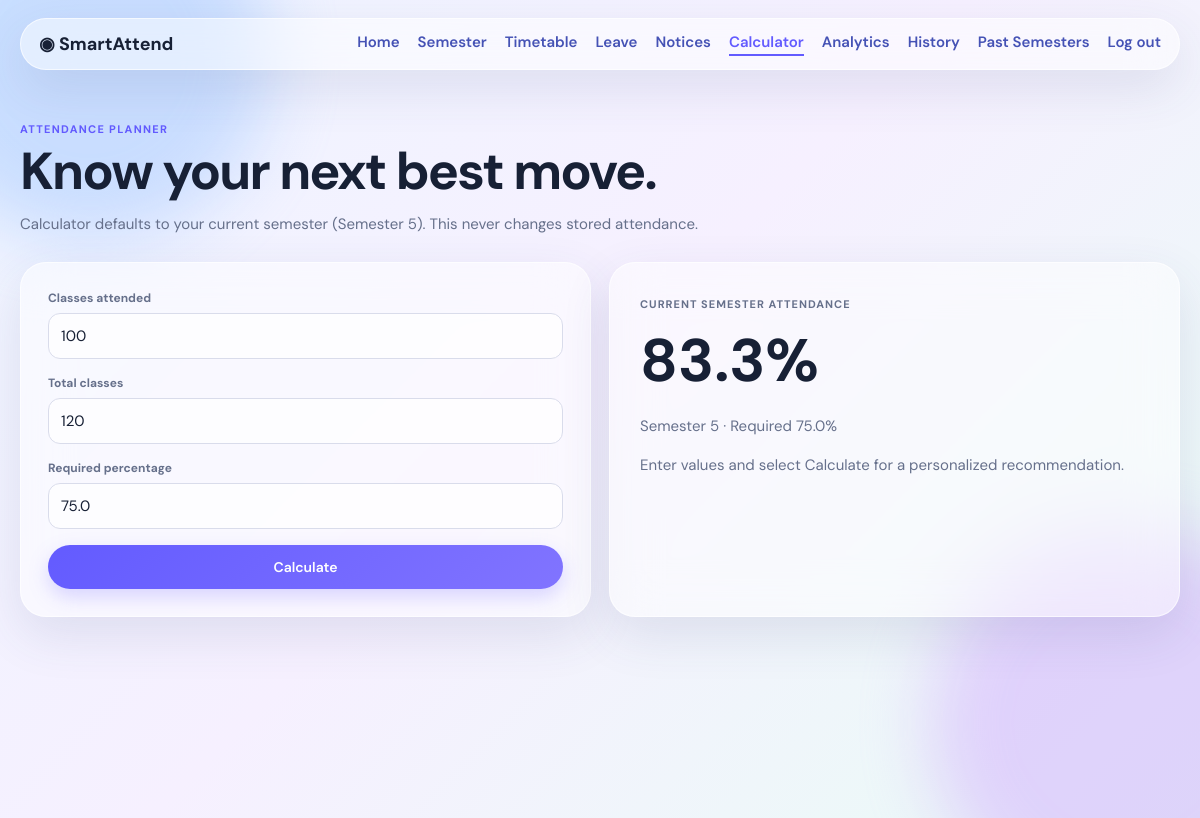
Page /calculator (signed in) on the earlier database version.
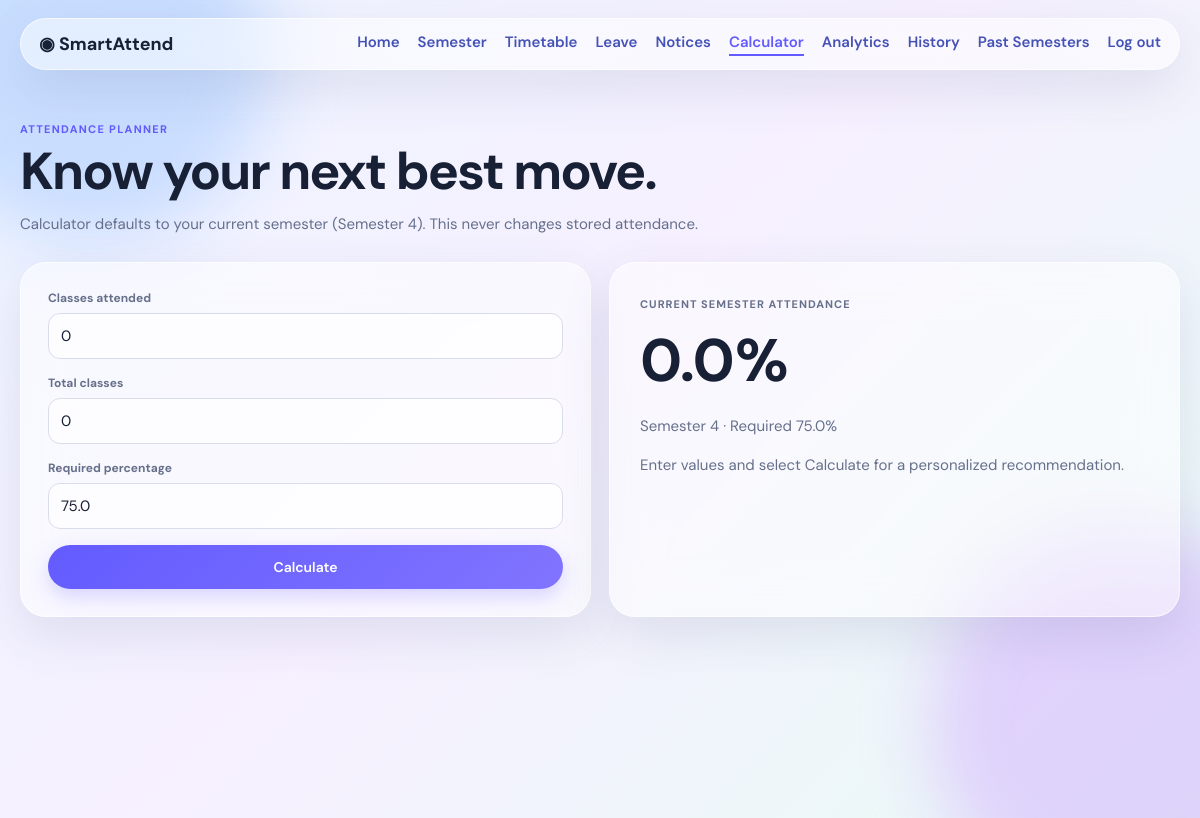
Same page on the later database version.
### tables this page shows
CREATE TABLE semesters (id INTEGER PRIMARY KEY, student_id INTEGER NOT NULL, number INTEGER NOT NULL, label TEXT NOT NULL, is_active INTEGER DEFAULT 0, is_closed INTEGER DEFAULT 0, UNIQUE(student_id, number), FOREIGN KEY(student_id) REFERENCES students(id));

CREATE TABLE students (id INTEGER PRIMARY KEY, student_id TEXT UNIQUE NOT NULL, password TEXT NOT NULL, name TEXT NOT NULL, department TEXT, program TEXT, year TEXT, college TEXT, current_semester INTEGER DEFAULT 1, target_attendance REAL DEFAULT 75, theme TEXT DEFAULT 'system');

### app.py (the view)
@app.route('/calculator')
@student_required
def calculator():
    conn = get_db()
    s = student(conn)
    if not s['current_semester']:
        conn.close()
        return render_template('no_active_semester.html', student=s)
    _, current = semester_summary(conn, s)
    conn.close()
    return render_template('calculator.html', student=s, current=current, semester_label=f"Semester {s['current_semester']}")

### app.py (called while the page is built)
def percent(attended, total):
    return round(attended * 100 / total, 1) if total else 0.0

def status_label(value):
    return 'safe' if value >= 75 else ('warning' if value >= 65 else 'critical')

def student_required(f):
    @wraps(f)
    def inner(*args, **kwargs):
        if not session.get('student_id'):
            return redirect(url_for('login'))
        return f(*args, **kwargs)
    return inner

def stats(conn, subject_id):
    row = conn.execute(
        "SELECT COUNT(*) total, COALESCE(SUM(status='present'),0) attended FROM attendance_records WHERE subject_id=?",
        (subject_id,),
    ).fetchone()
    return row['attended'], row['total']

def subjects_for_semester(conn, sem_id):
    result = []
    for s in conn.execute('SELECT * FROM subjects WHERE semester_id=? ORDER BY name', (sem_id,)):
        attended, total = stats(conn, s['id'])
        pct = percent(attended, total)
        result.append({
            **dict(s),
            'attended': attended,
            'total': total,
            'absent': total - attended,
            'percentage': pct,
            'status': status_label(pct) if total else 'none',
        })
    return result

### templates/calculator.html
{% extends 'base.html' %}
{% block content %}
<div class="page-head">
<span class="eyebrow">ATTENDANCE PLANNER</span>
<h1>Know your next best move.</h1>
<p>Calculator defaults to your current semester ({{ semester_label }}). This never changes stored attendance.</p>
</div>
<section class="calc-layout">
<form class="glass calc-form" id="calculator">
<label>Classes attended<input type="number" name="attended" value="{{ current['attended'] }}" min="0"></label>
<label>Total classes<input type="number" name="total" value="{{ current['total'] }}" min="0"></label>
<label>Required percentage<input type="number" name="target" value="{{ student['target_attendance'] }}" min="1" max="99.9" step=".1"></label>
<button>Calculate</button>
</form>
<article class="glass result" id="calc-result">
<span>CURRENT SEMESTER ATTENDANCE</span>
<h2>{{ current['percentage'] }}%</h2>
<p>Semester {{ student['current_semester'] }} · Required {{ student['target_attendance'] }}%</p>
<p>Enter values and select Calculate for a personalized recommendation.</p>
</article>
</section>
{% endblock %}

Differences in the rows shown:
no longer on this page (row edited): semesters: label "Semester 5"
now on this page (row edited): semesters: label "Semester 4"
changed students: current_semester "5" → "4"
Other differences:
form field attended: "100" → "0"
form field total: "120" → "0"
{{ current['percentage'] }}: "83.3" → "0.0"
